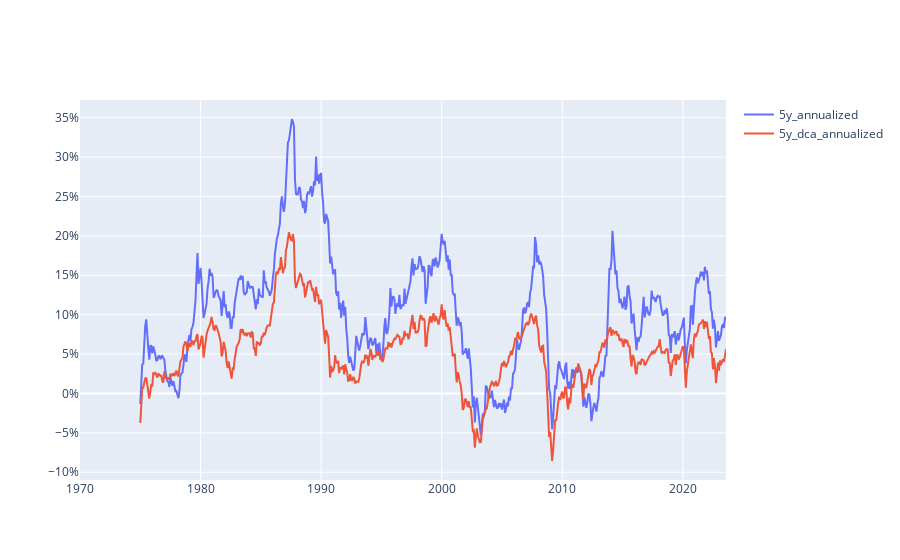

This figure's notebook cell:
### Code cell
go.Figure(
    [
        go.Scatter(
            x=msci_world.index,
            y=msci_world[column],
            name=column,
            mode='lines'
            )
        for column in ['5y_annualized', '5y_dca_annualized']
    ],
    layout = go.Layout(
        yaxis=dict(
            tickformat='.0%',
        )
    )
)

### Figure 1 — Plotly figure (JSON) as saved in the notebook; plotly's stock layout.template omitted (floating-point values rounded to 4 significant figures; data arrays with more than 128 entries replaced by an {"elided": "..."} marker saying what was removed)
{"data": [{"mode": "lines", "name": "5y_annualized", "type": "scatter", "x": {"elided": "644 str values"}, "y": {"elided": "644 float values"}}, {"mode": "lines", "name": "5y_dca_annualized", "type": "scatter", "x": {"elided": "644 str values"}, "y": {"elided": "644 float values"}}], "layout": {"yaxis": {"tickformat": ".0%"}}}
